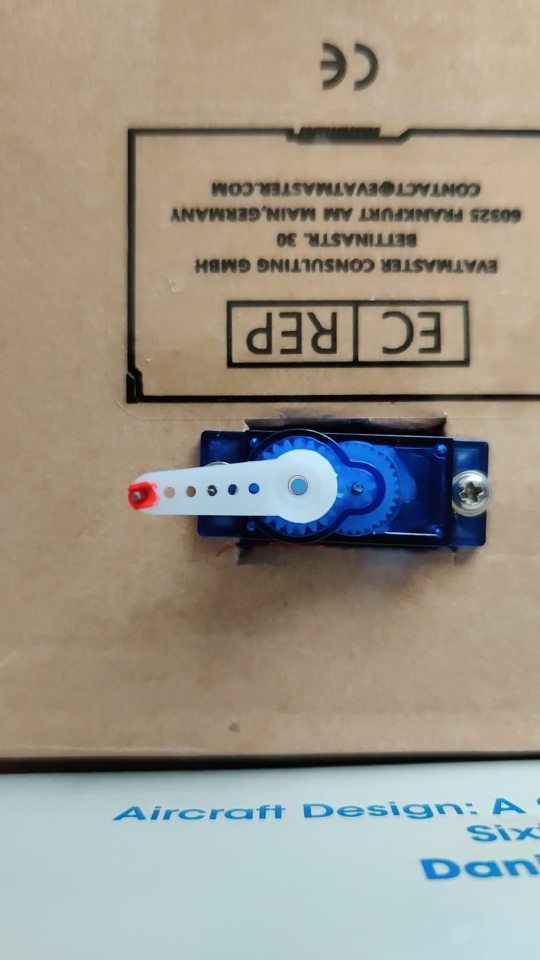
#> input picture utilities/servo_modelling/image.jpg, 1080 x 1920 px, given in place of the camera (shown at 1/2 size)
$ python track_servo.py
#> lines starting #> are read from the running program, lines starting #| are printed output that depends on the picture; after the words box and inside, x2 and y2 are one past the last pixel; in counts of white or black regions, pixels touching at a corner belong together
# based off Adrian Rosebrock's Ball Tracking Code
# https://www.pyimagesearch.com/2015/09/14/ball-tracking-with-opencv/


from math import atan2
from imutils.video import VideoStream
import argparse
import cv2
import imutils
import time
import pandas as pd

# axis of servo location
# set values for each test
servo_center = (595, 970)

# initialize dataframe for output
df = pd.DataFrame()

# construct the argument parse and parse the arguments
ap = argparse.ArgumentParser()
ap.add_argument("-v", "--video",
    help="path to the (optional) video file")
ap.add_argument("-b", "--buffer", type=int, default=64,
    help="max buffer size")
args = vars(ap.parse_args())

# define the lower and upper boundaries of the "red"
# ball in the HSV color space, then initialize the
redLower = (127, 50, 50)
redUpper = (255, 255, 255)

# if a video path was not supplied, grab the reference
# to the webcam
if not args.get("video", False):
    vs = VideoStream(src=0).start()
# otherwise, grab a reference to the video file
else:
    vs = cv2.VideoCapture(args["video"])
    fps = vs.get(cv2.CAP_PROP_FPS)
    timestamps = [vs.get(cv2.CAP_PROP_POS_MSEC)]
    calc_timestamps = [0.0]
# allow the camera or video file to warm up
time.sleep(2.0)

# keep looping
while True:
    # grab the current frame
    frame = vs.read()
#> frame is the input picture: shape (1920, 1080, 3); mean B, G, R 136.4, 148.9, 154.8
    # handle the frame from VideoCapture or VideoStream
    frame = frame[1] if args.get("video", False) else frame
    # if we are viewing a video and we did not grab a frame,
    # then we have reached the end of the video
    if frame is None:
        break
    # resize the frame, blur it, and convert it to the HSV
    # color space
    # frame = imutils.resize(frame, width=600)
    blurred = cv2.GaussianBlur(frame, (71, 71), 0)
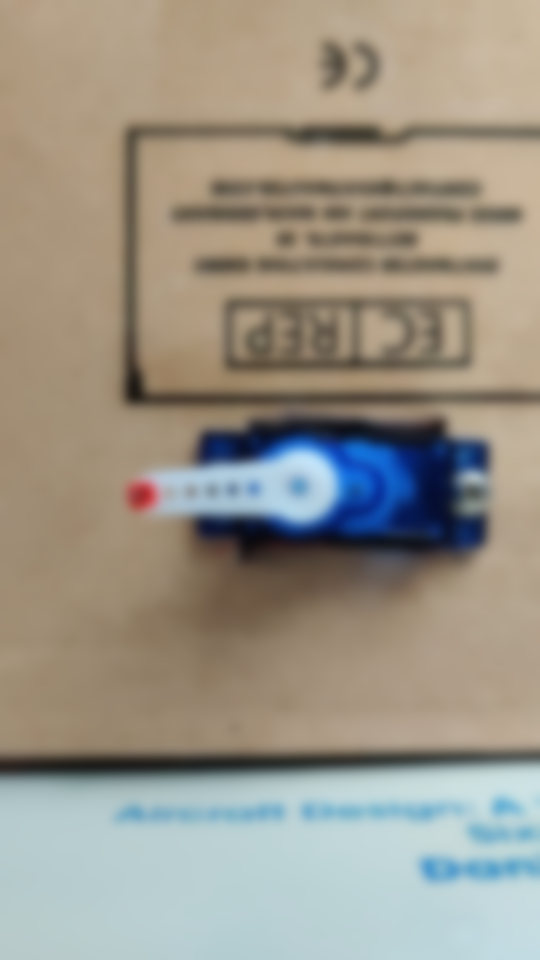
#> blurred: shape (1920, 1080, 3) (shown at 1/2 size); mean B, G, R 136.4, 148.9, 154.8
    hsv = cv2.cvtColor(blurred, cv2.COLOR_BGR2HSV)
#> hsv: shape (1920, 1080, 3); mean H, S, V 39.8, 64.6, 165.5

    # res = cv2.bitwise_and(frame, frame, mask=mask)
    # construct a mask for the color "green", then perform
    # a series of dilations and erosions to remove any small
    # blobs left in the mask
    mask = cv2.inRange(hsv, redLower, redUpper)
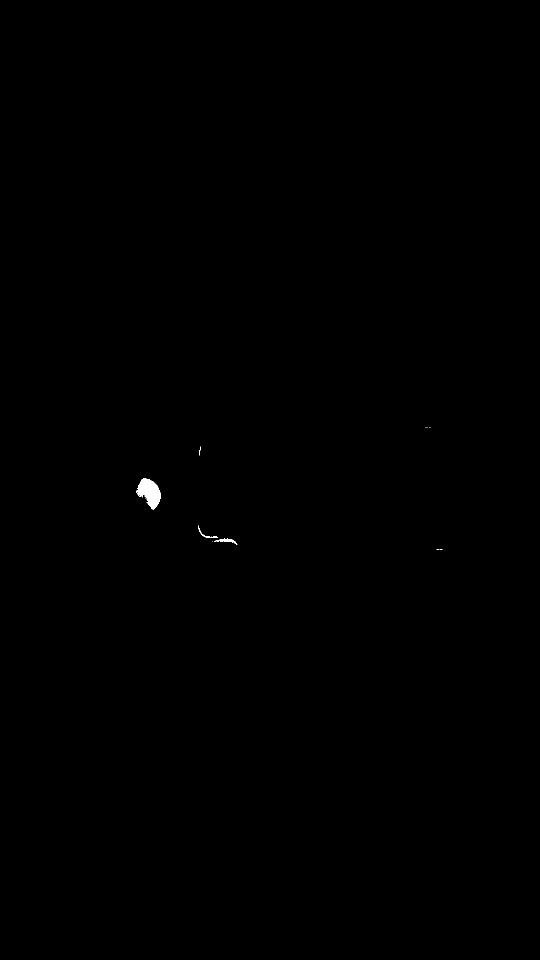
#> mask: shape (1920, 1080) (shown at 1/2 size); 0.1% white; 17 white regions (14 under 20 px), largest, box (x1, y1, x2, y2) and area: (273, 956, 321, 1019) 1794, (428, 1077, 475, 1090) 176, (397, 1051, 436, 1076) 117
    cv2.imshow("mask", mask)
    mask = cv2.erode(mask, None, iterations=2)
#> mask: shape (1920, 1080); 0.06% white; 2 white regions (1 under 20 px), largest, box (x1, y1, x2, y2) and area: (278, 959, 319, 1016) 1306
    mask = cv2.dilate(mask, None, iterations=2)
#> mask: shape (1920, 1080); 0.08% white; 2 white regions


 # find contours in the mask and initialize the current
    # (x, y) center of the ball
    cnts = cv2.findContours(mask.copy(), cv2.RETR_EXTERNAL,
        cv2.CHAIN_APPROX_SIMPLE)
#> cnts = 2 contours; box (x1, y1, x2, y2) and area: (276, 957, 321, 1018) 1649, (456, 1078, 462, 1083) 20
    cnts = imutils.grab_contours(cnts)
    center = None
    # only proceed if at least one contour was found
    if len(cnts) > 0:
        # find the largest contour in the mask, then use
        # it to compute the minimum enclosing circle and
        # centroid
        c = max(cnts, key=cv2.contourArea)
#> c = contour of 79 points, box (x1, y1, x2, y2) (276, 957, 321, 1018), area 1649
        ((x, y), radius) = cv2.minEnclosingCircle(c)
#> x = 297; y = 987; radius = 31.95
        M = cv2.moments(c)
#> M = moments, m00 1649, centre m10/m00, m01/m00 = (299.7, 984.1)
        center = (int(M["m10"] / M["m00"]), int(M["m01"] / M["m00"]))
#> center = (299, 984)
        # only proceed if the radius meets a minimum size
        if radius > 5:
            # draw the circle and centroid on the frame,
            # then update the list of tracked points
            cv2.circle(frame, (int(x), int(y)), int(radius),
                (0, 255, 255), 2)
#> frame: shape (1920, 1080, 3); 0.03% of pixels changed, all inside (x1, y1, x2, y2) = (265, 955, 330, 1020)
            cv2.circle(frame, center, 5, (0, 0, 255), -1)
#> frame: shape (1920, 1080, 3); mean B, G, R 136.3, 148.9, 154.8

            # draw line between points
            cv2.line(frame, servo_center, center, (0, 0, 255), 5)
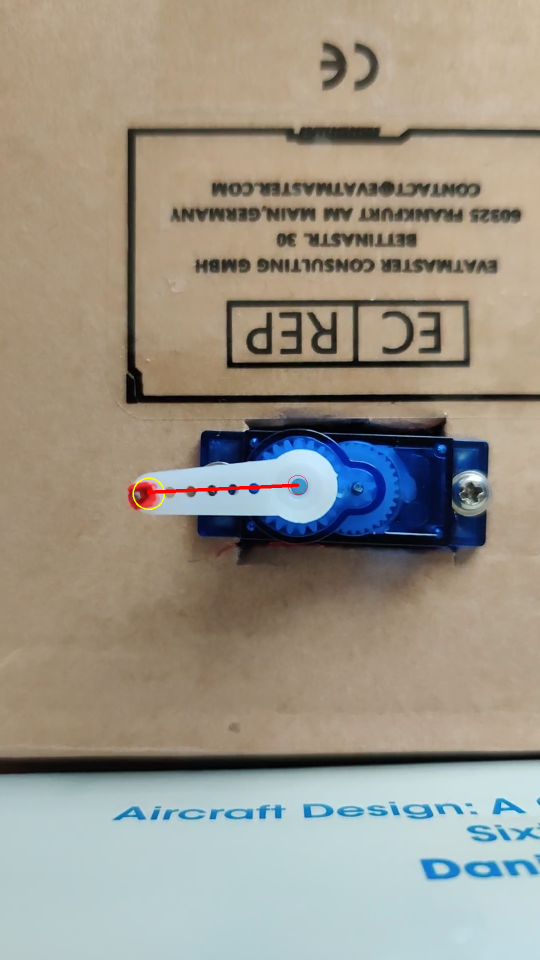
#> frame: shape (1920, 1080, 3) (shown at 1/2 size); mean B, G, R 136.1, 148.8, 154.9

            # calculate timestamp
#> (the run stopped early here; a loop or call above may not have finished)
